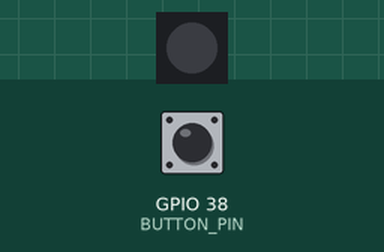
Recording of a sketch running on a simulated ESP32. Parts: 1 RGB LEDs in strip order, left to right. Inputs (shaded band) come from the test bench; at power-on: GPIO 38 (BUTTON_PIN) HIGH. WiFi joins after 1.5 s; servers stay silent unless stated; I2S audio is not simulated (input reads silence); uploads are accepted with an empty reply; what the sketch prints to the serial monitor is not drawn.

Above: at 2.7 s.
2.8 s: GPIO 38 (BUTTON_PIN) pulled LOW for 0.15 s
At 3.2 s:
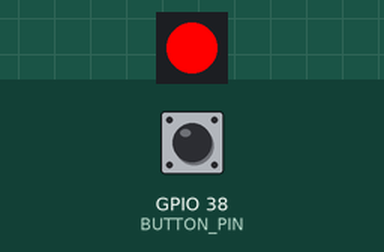
4.4 s: GPIO 38 (BUTTON_PIN) pulled LOW for 1 s
At 5.7 s:
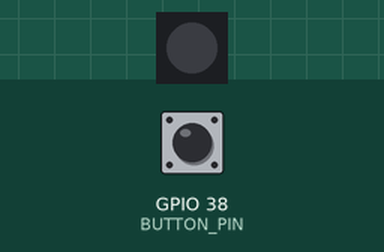
6.9 s: GPIO 38 (BUTTON_PIN) pulled LOW for 3.2 s
At 7.6 s:
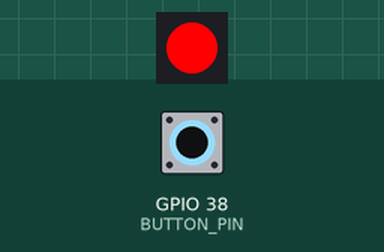
Timing chart, 0 to 9.9 s (numbered marks = the images above; inputs shaded):
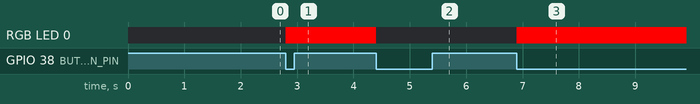

The sketch:

button_triggered_assistant.ino
```cpp
#include <WiFi.h>
#include <HTTPClient.h>
#include "driver/i2s.h"
#include <Adafruit_NeoPixel.h>

// =======================
// WIFI
// =======================
const char* ssid = "UoB-IoT";
const char* password = "thu7zkie";

// =======================
// API
// =======================
const char* apiUrl = "https://assist.diakonos.uk/pipeline/raw?outputType=text";

// =======================
// BUTTON
// =======================
#define BUTTON_PIN 38

// =======================
// NEOPIXEL
// =======================
#define NEOPIXEL_PIN 0
#define NEOPIXEL_POWER 2

Adafruit_NeoPixel pixel(1, NEOPIXEL_PIN, NEO_GRB + NEO_KHZ800);

// =======================
// I2S (your wiring)
// =======================
#define I2S_WS   14
#define I2S_SD   33
#define I2S_SCK  27

// =======================
// AUDIO
// =======================
#define SAMPLE_RATE 16000
#define RECORD_SECONDS 3
#define BUFFER_SIZE (SAMPLE_RATE * RECORD_SECONDS)

int16_t* audioBuffer;   // PSRAM allocation

bool recording = false;
int sampleIndex = 0;

// =======================
// I2S SETUP
// =======================
void setupI2S() {
  i2s_config_t config = {
    .mode = (i2s_mode_t)(I2S_MODE_MASTER | I2S_MODE_RX),
    .sample_rate = SAMPLE_RATE,
    .bits_per_sample = I2S_BITS_PER_SAMPLE_32BIT,
    .channel_format = I2S_CHANNEL_FMT_ONLY_LEFT,
    .communication_format = I2S_COMM_FORMAT_I2S,
    .intr_alloc_flags = 0,
    .dma_buf_count = 8,
    .dma_buf_len = 64,
    .use_apll = false
  };

  i2s_pin_config_t pins = {
    .bck_io_num = I2S_SCK,
    .ws_io_num = I2S_WS,
    .data_out_num = I2S_PIN_NO_CHANGE,
    .data_in_num = I2S_SD
  };

  i2s_driver_install(I2S_NUM_0, &config, 0, NULL);
  i2s_set_pin(I2S_NUM_0, &pins);
}

// =======================
// WAV HEADER
// =======================
void writeWavHeader(uint8_t* buffer, int dataSize) {
  int fileSize = dataSize + 36;

  memcpy(buffer, "RIFF", 4);
  *(int*)(buffer + 4) = fileSize;
  memcpy(buffer + 8, "WAVE", 4);

  memcpy(buffer + 12, "fmt ", 4);
  *(int*)(buffer + 16) = 16;
  *(short*)(buffer + 20) = 1;
  *(short*)(buffer + 22) = 1;
  *(int*)(buffer + 24) = SAMPLE_RATE;
  *(int*)(buffer + 28) = SAMPLE_RATE * 2;
  *(short*)(buffer + 32) = 2;
  *(short*)(buffer + 34) = 16;

  memcpy(buffer + 36, "data", 4);
  *(int*)(buffer + 40) = dataSize;
}

// =======================
// SEND AUDIO
// =======================
void sendAudio() {
  Serial.println("Sending audio...");

  int dataSize = sampleIndex * sizeof(int16_t);
  int totalSize = dataSize + 44;

  uint8_t* wavBuffer = (uint8_t*)ps_malloc(totalSize);

  if (!wavBuffer) {
    Serial.println("Failed to allocate WAV buffer");
    return;
  }

  writeWavHeader(wavBuffer, dataSize);
  memcpy(wavBuffer + 44, audioBuffer, dataSize);

  HTTPClient http;
  http.begin(apiUrl);
  http.addHeader("Content-Type", "audio/wav");

  int code = http.POST(wavBuffer, totalSize);

  Serial.print("HTTP code: ");
  Serial.println(code);

  if (code > 0) {
    String response = http.getString();
    Serial.println("Response:");
    Serial.println(response);
  } else {
    Serial.println("Request failed");
  }

  http.end();
  free(wavBuffer);
}

// =======================
// SETUP
// =======================
void setup() {
  Serial.begin(115200);

  // PSRAM allocation
  audioBuffer = (int16_t*)ps_malloc(BUFFER_SIZE * sizeof(int16_t));

  if (!audioBuffer) {
    Serial.println("PSRAM allocation failed!");
    while (true);
  }

  // button
  pinMode(BUTTON_PIN, INPUT);

  // neopixel
  pinMode(NEOPIXEL_POWER, OUTPUT);
  digitalWrite(NEOPIXEL_POWER, HIGH);

  pixel.begin();
  pixel.clear();
  pixel.show();

  // WiFi
  Serial.print("Connecting to WiFi");
  WiFi.begin(ssid, password);

  while (WiFi.status() != WL_CONNECTED) {
    delay(500);
    Serial.print(".");
  }

  Serial.println("\nConnected!");
  Serial.println(WiFi.localIP());

  setupI2S();
}

// =======================
// LOOP
// =======================
void loop() {
  static bool lastButton = HIGH;
  bool currentButton = digitalRead(BUTTON_PIN);

  if (lastButton == HIGH && currentButton == LOW) {
    if (!recording) {
      Serial.println("START recording");
      recording = true;
      sampleIndex = 0;

      pixel.setPixelColor(0, pixel.Color(255, 0, 0));
      pixel.show();
    } else {
      Serial.println("STOP recording");
      recording = false;

      pixel.clear();
      pixel.show();

      sendAudio();
    }

    delay(300);
  }

  lastButton = currentButton;

  if (recording && sampleIndex < BUFFER_SIZE) {
    int32_t sample;
    size_t bytes_read;

    i2s_read(I2S_NUM_0, &sample, sizeof(sample), &bytes_read, portMAX_DELAY);

    if (bytes_read > 0) {
      sample = sample >> 14;
      audioBuffer[sampleIndex++] = (int16_t)sample;
    }
  }
}
```

Measured:
- after the input at 2.8 s, RGB LED 0: off → RGB(255, 0, 0) at once
- after the input at 4.4 s, RGB LED 0: RGB(255, 0, 0) → off at once
- after the input at 6.9 s, RGB LED 0: off → RGB(255, 0, 0) at once
